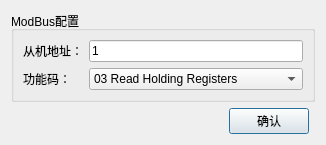
<?xml version="1.0" encoding="UTF-8"?>
<ui version="4.0">
 <class>Modbusdialog</class>
 <widget class="QDialog" name="Modbusdialog">
  <property name="geometry">
   <rect>
    <x>0</x>
    <y>0</y>
    <width>326</width>
    <height>131</height>
   </rect>
  </property>
  <property name="windowTitle">
   <string>Dialog</string>
  </property>
  <layout class="QGridLayout" name="gridLayout_2">
   <item row="1" column="0">
    <layout class="QHBoxLayout" name="horizontalLayout">
     <item>
      <spacer name="horizontalSpacer_3">
       <property name="orientation">
        <enum>Qt::Horizontal</enum>
       </property>
       <property name="sizeHint" stdset="0">
        <size>
         <width>40</width>
         <height>20</height>
        </size>
       </property>
      </spacer>
     </item>
     <item>
      <widget class="QPushButton" name="pushButton">
       <property name="text">
        <string>确认</string>
       </property>
      </widget>
     </item>
    </layout>
   </item>
   <item row="0" column="0" colspan="2">
    <widget class="QGroupBox" name="groupBox">
     <property name="title">
      <string>ModBus配置</string>
     </property>
     <layout class="QGridLayout" name="gridLayout">
      <item row="0" column="0">
       <layout class="QVBoxLayout" name="verticalLayout_2">
        <item>
         <widget class="QLabel" name="addrlable">
          <property name="text">
           <string>从机地址：</string>
          </property>
         </widget>
        </item>
        <item>
         <widget class="QLabel" name="codelable">
          <property name="font">
           <font>
            <weight>50</weight>
            <bold>false</bold>
           </font>
          </property>
          <property name="text">
           <string>功能码：</string>
          </property>
         </widget>
        </item>
       </layout>
      </item>
      <item row="0" column="1">
       <layout class="QVBoxLayout" name="verticalLayout">
        <item>
         <widget class="QLineEdit" name="editAddr">
          <property name="text">
           <string>1</string>
          </property>
         </widget>
        </item>
        <item>
         <widget class="QComboBox" name="FuncodeBox">
          <property name="autoFillBackground">
           <bool>false</bool>
          </property>
          <property name="currentIndex">
           <number>1</number>
          </property>
          <item>
           <property name="text">
            <string>01 Read Coils</string>
           </property>
          </item>
          <item>
           <property name="text">
            <string>03 Read Holding Registers</string>
           </property>
          </item>
          <item>
           <property name="text">
            <string>04 Read Input Registers</string>
           </property>
          </item>
         </widget>
        </item>
       </layout>
      </item>
     </layout>
    </widget>
   </item>
  </layout>
 </widget>
 <resources/>
 <connections/>
</ui>
